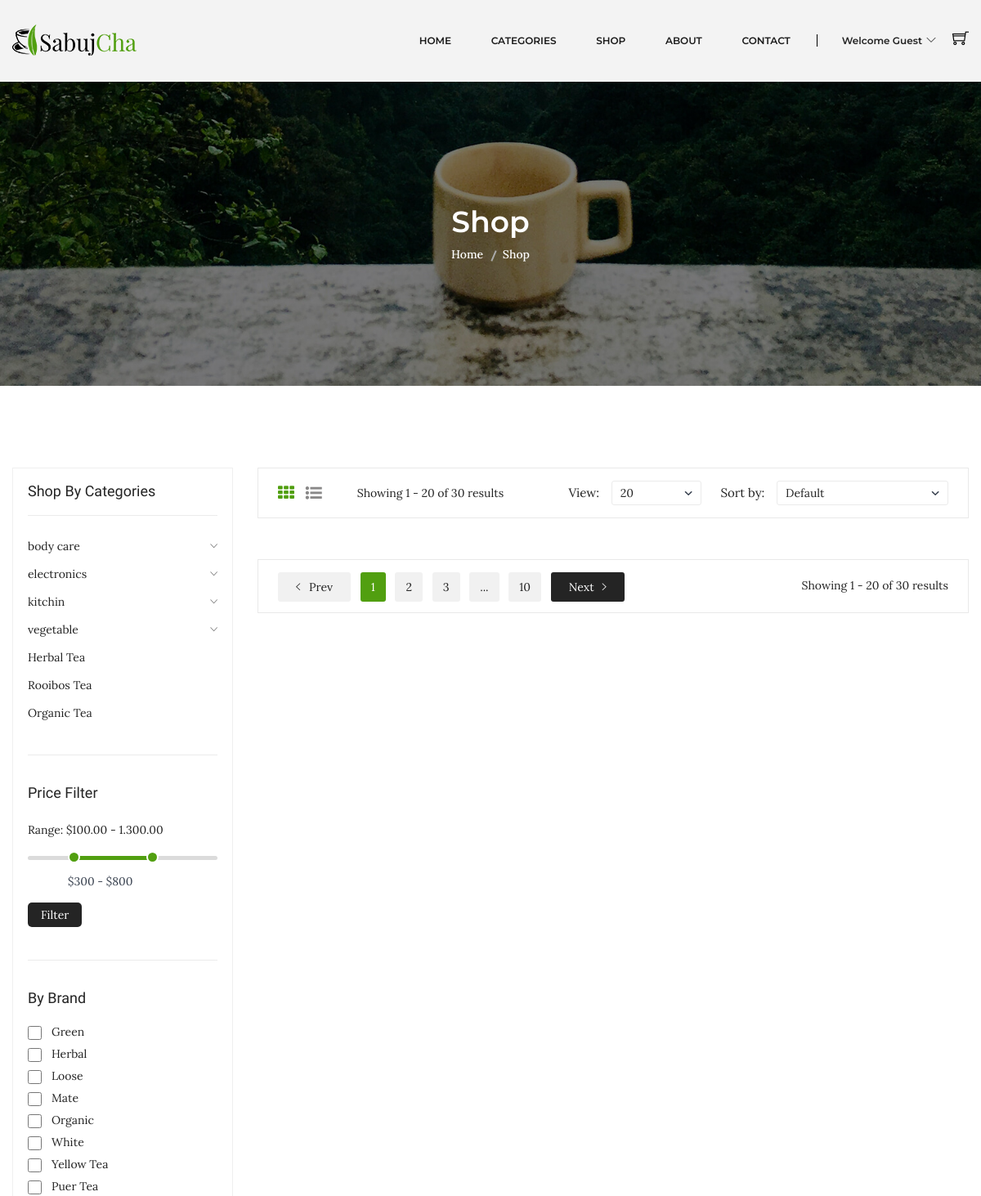
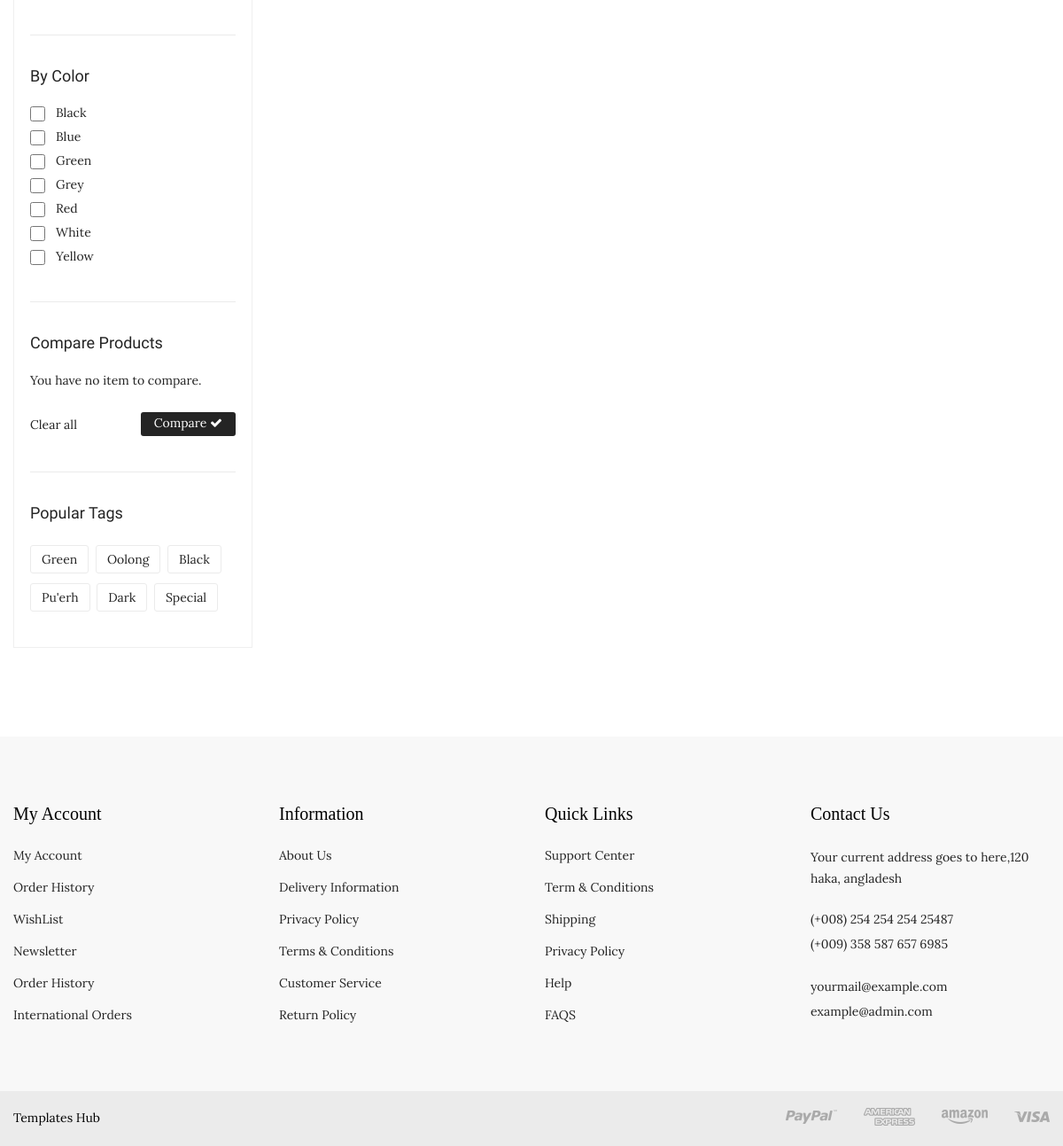
Page /ECommerce/shop.php?subcat=3 on the committed database (2 pictures, top to bottom).
### tables this page shows
CREATE TABLE `categories` (
  `id` bigint(20) UNSIGNED NOT NULL,
  `name_ar` varchar(50) NOT NULL,
  `name_en` varchar(50) NOT NULL,
  `status` tinyint(1) NOT NULL,
  `img` varchar(50) NOT NULL DEFAULT 'default.jpg',
  `created_at` timestamp NOT NULL DEFAULT current_timestamp(),
  `updated_at` timestamp NOT NULL DEFAULT current_timestamp() ON UPDATE current_timestamp()
);

### ECommerce/app/database/models/Category.php (called while the page is built, shortened)
<?php
include_once __DIR__ . '\..\config\connection.php';
class Category extends connection implements crud
{
    private $status;
    public function setStatus($status)
    {
        $this->status = $status;
        return $this;
    }
    public function read()
    {
        $query = "select id , name_en from categories where status=$this->status order by name_en";
        return $this->runDQL($query);
    }
}

### ECommerce/app/database/config/connection.php (called while the page is built, shortened)
<?php
class connection
{
    private $servername = 'localhost';
    private $username = 'root';
    private $password = '';
    private $database = 'nti_ecommerce';
    private $conn;
    public function __construct()
    {
        $this->conn = new mysqli($this->servername, $this->username, $this->password,$this->database);
    }
    public function runDQL($query)
    {
        $result=$this->conn->query($query);
        if ($result->num_rows>0) {
            return $result;
        }
        else{
            return [];
        }
    }
}

### ECommerce/shop.php (the view, shortened to what this page needs)
<?php $title = 'Shop';
include_once 'layouts/header.php';
include_once 'layouts/nav.php';
include_once 'layouts/breadcrumb.php';
?>
<div class="shop-page-area ptb-100">
    <div class="container">
        <div class="row flex-row-reverse">
            <div class="col-lg-9">
                <div class="shop-topbar-wrapper">
                    <div class="shop-topbar-left">
                        <ul class="view-mode">
                            <li class="active"><a href="#product-grid" data-view="product-grid"><i class="fa fa-th"></i></a></li>
                            <li><a href="#product-list" data-view="product-list"><i class="fa fa-list-ul"></i></a></li>
                        </ul>
                        <p>Showing 1 - 20 of 30 results </p>
                    </div>
                    <div class="product-sorting-wrapper">
                        <div class="product-shorting shorting-style">
                            <label>View:</label>
                            <select>
                                <option value=""> 20</option>
                            </select>
                        </div>
                        <div class="product-show shorting-style">
                            <label>Sort by:</label>
                            <select>
                                <option value="">Default</option>
                            </select>
                        </div>
                    </div>
                </div>
                <div class="grid-list-product-wrapper">
                    <div class="product-grid product-view pb-20">
                    </div>
                    <div class="pagination-total-pages">
                        <div class="pagination-style">
                            <ul>
                                <li><a class="prev-next prev" href="#"><i class="ion-ios-arrow-left"></i> Prev</a></li>
                                <li><a class="active" href="#">1</a></li>
                                <li><a href="#">2</a></li>
                                <li><a href="#">3</a></li>
                                <li><a href="#">...</a></li>
                                <li><a href="#">10</a></li>
                                <li><a class="prev-next next" href="#">Next<i class="ion-ios-arrow-right"></i> </a></li>
                            </ul>
                        </div>
                        <div class="total-pages">
                            <p>Showing 1 - 20 of 30 results </p>
                        </div>
                    </div>
                </div>
            </div>
            <div class="col-lg-3">
                <div class="shop-sidebar-wrapper gray-bg-7 shop-sidebar-mrg">
                    <div class="shop-widget">
                        <h4 class="shop-sidebar-title">Shop By Categories</h4>
                        <div class="shop-catigory">
                            <ul id="faq">
                                <?php
                                foreach ($catData as $index => $category) {
                                ?><li> <a data-toggle="collapse" data-parent="#faq" href="#shop-catigory-<?= $index ?>"><?= $category['name_en'] ?><i class="ion-ios-arrow-down"></i></a>
                                    </li>
                                <?php
                                }
                                ?>
                                <li> <a href="#">Herbal Tea</a> </li>
                                <li> <a href="#">Rooibos Tea</a></li>
                                <li> <a href="#">Organic Tea</a></li>
                            </ul>
                        </div>
                    </div>
                    <div class="shop-price-filter mt-40 shop-sidebar-border pt-35">
                        <h4 class="shop-sidebar-title">Price Filter</h4>
                        <div class="price_filter mt-25">
                            <span>Range: $100.00 - 1.300.00 </span>
                            <div id="slider-range"></div>
                            <div class="price_slider_amount">
                                <div class="label-input">
                                    <input type="text" id="amount" name="price" placeholder="Add Your Price" />
                                </div>
                                <button type="button">Filter</button>
                            </div>
                        </div>
                    </div>
                    <div class="shop-widget mt-40 shop-sidebar-border pt-35">
                        <h4 class="shop-sidebar-title">By Brand</h4>
                        <div class="sidebar-list-style mt-20">
                            <ul>
                                <li><input type="checkbox"><a href="#">Green </a>
                                <li><input type="checkbox"><a href="#">Herbal </a></li>
                                <li><input type="checkbox"><a href="#">Loose </a></li>
                                <li><input type="checkbox"><a href="#">Mate </a></li>
                                <li><input type="checkbox"><a href="#">Organic </a></li>
                                <li><input type="checkbox"><a href="#">White </a></li>
                                <li><input type="checkbox"><a href="#">Yellow Tea </a></li>
                                <li><input type="checkbox"><a href="#">Puer Tea </a></li>
                            </ul>
                        </div>
                    </div>
                    <div class="shop-widget mt-40 shop-sidebar-border pt-35">
                        <h4 class="shop-sidebar-title">By Color</h4>
                        <div class="sidebar-list-style mt-20">
                            <ul>
                                <li><input type="checkbox"><a href="#">Black </a></li>
                                <li><input type="checkbox"><a href="#">Blue </a></li>
                                <li><input type="checkbox"><a href="#">Green </a></li>
                                <li><input type="checkbox"><a href="#">Grey </a></li>
                                <li><input type="checkbox"><a href="#">Red</a></li>
                                <li><input type="checkbox"><a href="#">White </a></li>
                                <li><input type="checkbox"><a href="#">Yellow </a></li>
                            </ul>
                        </div>
                    </div>
                    <div class="shop-widget mt-40 shop-sidebar-border pt-35">
                        <h4 class="shop-sidebar-title">Compare Products</h4>
                        <div class="compare-product">
                            <p>You have no item to compare. </p>
                            <div class="compare-product-btn">
                                <span>Clear all </span>
                                <a href="#">Compare <i class="fa fa-check"></i></a>
                            </div>
                        </div>
                    </div>
                    <div class="shop-widget mt-40 shop-sidebar-border pt-35">
                        <h4 class="shop-sidebar-title">Popular Tags</h4>
                        <div class="shop-tags mt-25">
                            <ul>
                                <li><a href="#">Green</a></li>
                                <li><a href="#">Oolong</a></li>
                                <li><a href="#">Black</a></li>
                                <li><a href="#">Pu'erh</a></li>
                                <li><a href="#">Dark </a></li>
                                <li><a href="#">Special</a></li>
                            </ul>
                        </div>
                    </div>
                </div>
            </div>
        </div>
    </div>
</div>
<?php include_once 'layouts/footer.php';
?>

### rows in the picture
categories: name_en "body care"
categories: name_en "electronics"
categories: name_en "kitchin"
categories: name_en "vegetable"

### other values in the picture
$title "Shop"
